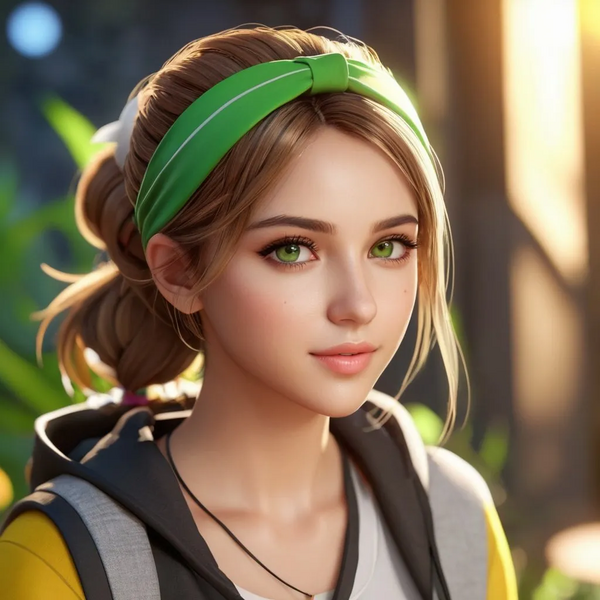
#> input picture nov batch AI/start opencv/second class/imgx.png, 600 x 600 px
$ python detect_edges.py
#> lines starting #> are read from the running program, lines starting #| are printed output that depends on the picture
import cv2

img = cv2.imread('imgx.png')
#> img is the input picture: shape (600, 600, 3); mean B, G, R 86.2, 111.2, 128.8

cv2.imshow("Image", img)

detect_edges = cv2.Canny(img, 100, 100)
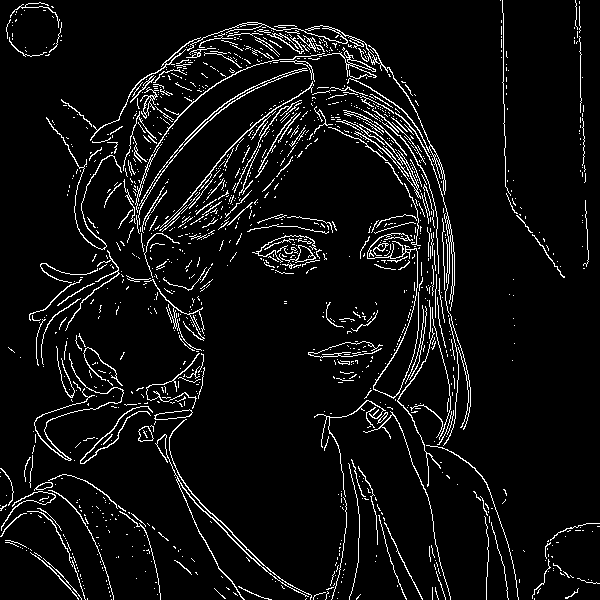
#> detect_edges: shape (600, 600); 6.2% white in thin lines or dots
cv2.imshow("detect_edges", detect_edges)


cv2.waitKey(0)

$ run again, with nov batch AI/start opencv/second class/pexels-pixabay-45201.jpg saved as nov batch AI/start opencv/second class/imgx.png
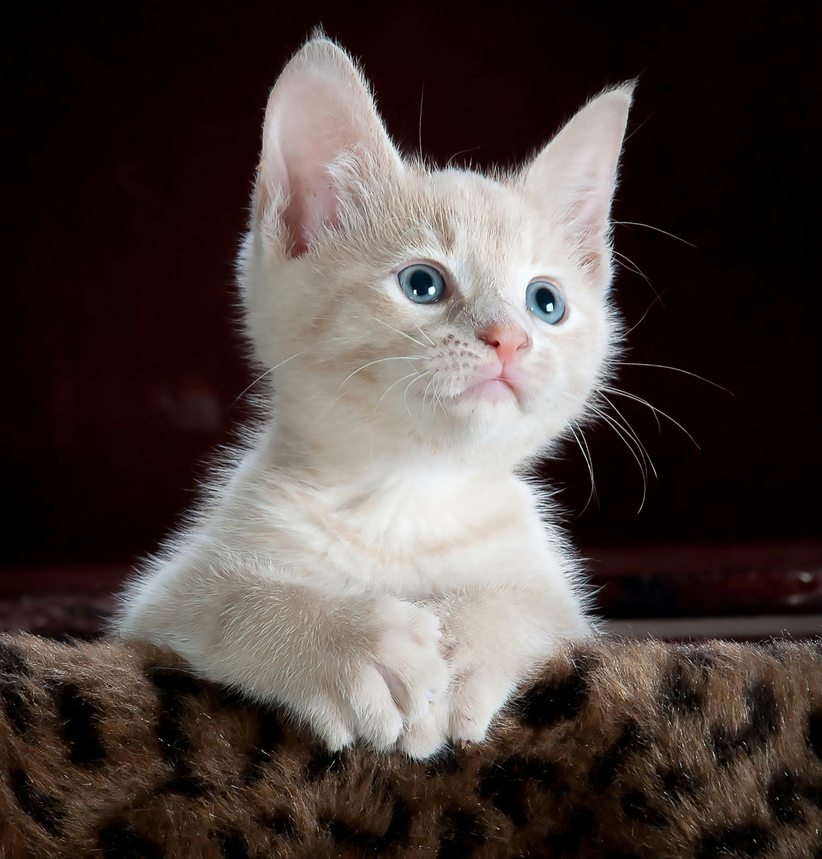
#> input picture nov batch AI/start opencv/second class/pexels-pixabay-45201.jpg, 822 x 859 px, shrunk from 2392 x 2500 before the run
#> img is the input picture: shape (859, 822, 3); mean B, G, R 63.1, 66.8, 77.4
#> `detect_edges = cv2.Canny(img, 100, 100)`:
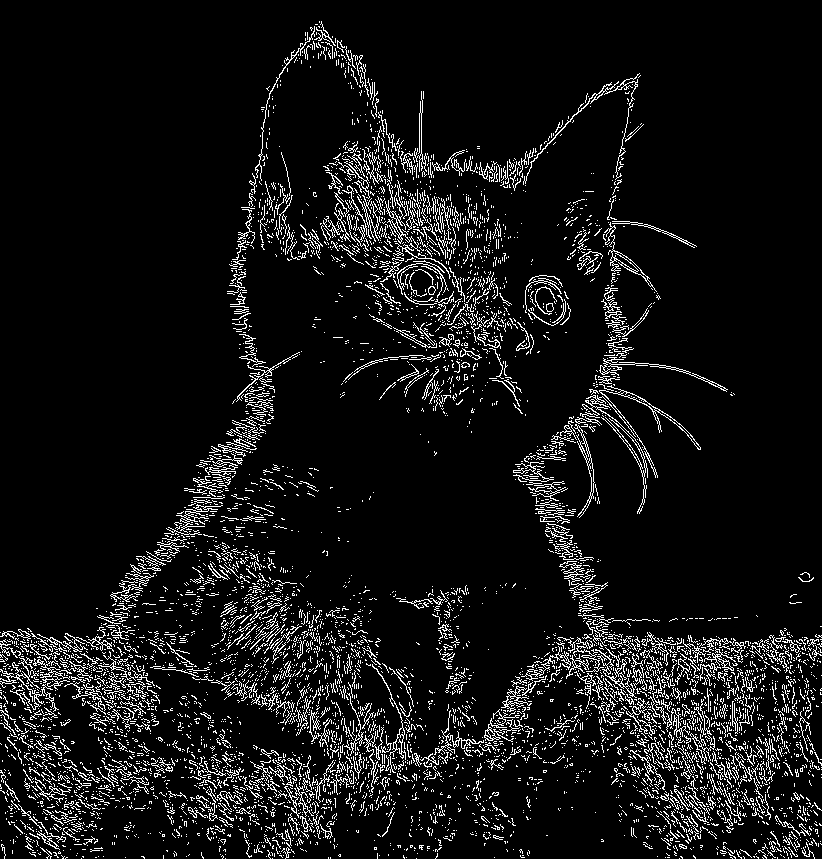
#> detect_edges: shape (859, 822); 7.8% white in thin lines or dots
